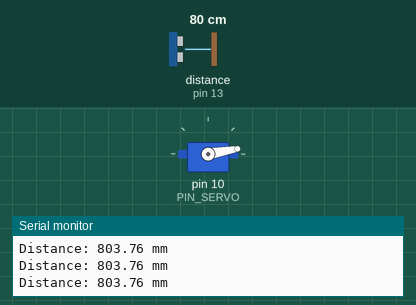
A sketch run on a simulated Arduino Uno, built with avr-gcc and run on an emulated ATmega328P. On the bench: servo, the last lines printed to the serial monitor. Wiring (inferred from the names in the program): ultrasonic range finder: trigger pin 12; echo pin 13. The test bench sets the inputs (shaded band); at power-on: distance to the obstacle (sensor on pin 13) 80 cm. The echo pulse lasts 58.3 µs per cm.

Above: at 1.2 s.
1.3 s: distance to the obstacle (sensor on pin 13) set to 23 cm
2.8 s: distance to the obstacle (sensor on pin 13) set to 18 cm
At 4.6 s:
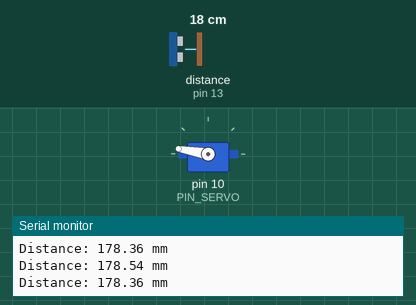
5.8 s: distance to the obstacle (sensor on pin 13) set to 24 cm
7.3 s: distance to the obstacle (sensor on pin 13) set to 28 cm
At 7.95 s:
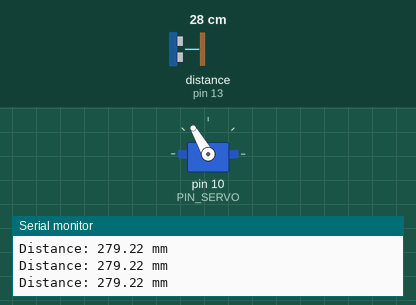
10.3 s: distance to the obstacle (sensor on pin 13) set to 2 cm
At 10.95 s:
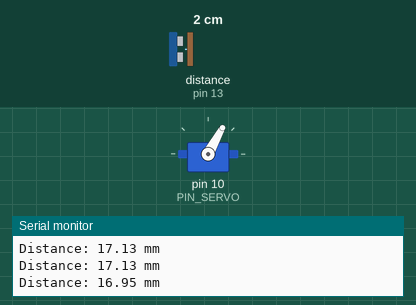
13.3 s: distance to the obstacle (sensor on pin 13) set to 35 cm
At 14.25 s:
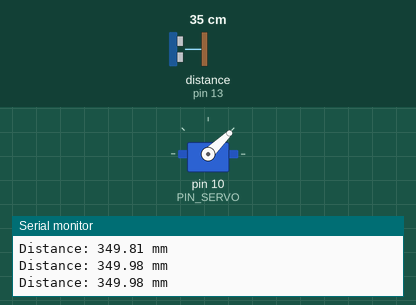
Timing chart, 0 to 16.3 s (numbered marks = the images above; inputs shaded):
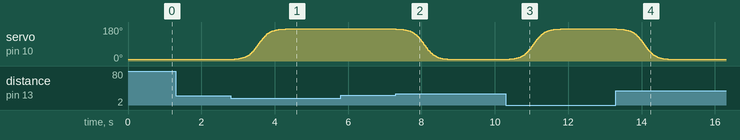

The sketch:

10_assignment.ino
```cpp
#include <Servo.h>
#include <math.h>

#define PIN_SERVO 10
#define PIN_TRIG  12
#define PIN_ECHO  13

Servo myServo;

unsigned long MOVING_TIME = 1500;
unsigned long moveStartTime = 0;
unsigned long lastCheckTime = 0;

int startAngle = 10;   // 현재 움직임의 시작 각도
int stopAngle  = 170;  // 현재 움직임의 목표 각도
int servoAngle = 10;

const int CLOSE_ANGLE = 10;
const int OPEN_ANGLE  = 170;

const float CAR_IN_DISTANCE  = 200.0; // 200mm 이내이면 차량 접근
const float CAR_OUT_DISTANCE = 260.0; // 260mm 이상이면 차량 통과

bool isMoving = false;
bool isOpened = false;
bool carDetected = false;

// 1: sigmoid 함수
// 2: cos 함수
#define MOVE_FUNCTION 1


// 초음파 센서로 거리 측정, 단위는 mm
float getDistance() {
  digitalWrite(PIN_TRIG, LOW);
  delayMicroseconds(2);

  digitalWrite(PIN_TRIG, HIGH);
  delayMicroseconds(10);
  digitalWrite(PIN_TRIG, LOW);

  unsigned long echoTime = pulseIn(PIN_ECHO, HIGH, 30000);

  if (echoTime == 0) {
    return 1000.0;
  }

  return echoTime * 0.173;
}


// sigmoid 함수를 0~1 범위로 보정
float sigmoid(float progress) {
  float strength = 10.0;

  float result =
    1.0 / (1.0 + exp(-strength * (progress - 0.5)));

  float first =
    1.0 / (1.0 + exp(strength * 0.5));

  float last =
    1.0 / (1.0 + exp(-strength * 0.5));

  return (result - first) / (last - first);
}


// 두 번째 부드러운 제어 함수
float cosineMoving(float progress) {
  return (1.0 - cos(PI * progress)) / 2.0;
}


// 새로운 각도로 이동 시작
void startMoving(int destination) {
  startAngle = servoAngle;
  stopAngle = destination;

  moveStartTime = millis();
  isMoving = true;
}


// 시간에 따라 서보 위치 변경
void moveServo() {
  if (!isMoving) {
    return;
  }

  unsigned long progressTime = millis() - moveStartTime;

  if (progressTime >= MOVING_TIME) {
    servoAngle = stopAngle;
    myServo.write(servoAngle);
    isMoving = false;

    isOpened = (stopAngle == OPEN_ANGLE);
    return;
  }

  float progress =
    (float)progressTime / (float)MOVING_TIME;

  float smoothProgress;

#if MOVE_FUNCTION == 1
  smoothProgress = sigmoid(progress);
#else
  smoothProgress = cosineMoving(progress);
#endif

  servoAngle =
    startAngle +
    (stopAngle - startAngle) * smoothProgress;

  myServo.write(servoAngle);
}


void setup() {
  Serial.begin(9600);

  pinMode(PIN_TRIG, OUTPUT);
  pinMode(PIN_ECHO, INPUT);

  digitalWrite(PIN_TRIG, LOW);

  myServo.attach(PIN_SERVO);
  myServo.write(CLOSE_ANGLE);

  servoAngle = CLOSE_ANGLE;
  startAngle = CLOSE_ANGLE;
  stopAngle = CLOSE_ANGLE;
}


void loop() {
  // 서보 이동은 loop가 반복될 때마다 갱신
  moveServo();

  // 초음파 센서는 100ms마다 측정
  if (millis() - lastCheckTime < 100) {
    return;
  }

  lastCheckTime = millis();

  float distance = getDistance();

  Serial.print("Distance: ");
  Serial.print(distance);
  Serial.println(" mm");

  // 가까운 곳에서 차량이 감지됨
  if (!carDetected && distance <= CAR_IN_DISTANCE) {
    carDetected = true;

    Serial.println("Car detected - barrier opens");
    startMoving(OPEN_ANGLE);
  }

  // 차량이 센서에서 멀어지면 통과한 것으로 판단
  else if (carDetected &&
           distance >= CAR_OUT_DISTANCE &&
           isOpened &&
           !isMoving) {
    carDetected = false;

    Serial.println("Car passed - barrier closes");
    startMoving(CLOSE_ANGLE);
  }
}
```

Measured:
- the behaviour switches between 21 and 20 cm on distance to the obstacle (sensor on pin 13) (found by bisection; images 0 and 1)
- the behaviour switches between 26 and 27 cm on distance to the obstacle (sensor on pin 13) (found by bisection; images 1 and 2)
- after the input at 2.8 s, servo on pin 10 (PIN_SERVO): moves from 10° to 170° over 1.4 s, starting after 0.10 s
- after the input at 7.3 s, servo on pin 10 (PIN_SERVO): moves from 170° to 10° over 1.4 s, starting at once
- after the input at 10.3 s, servo on pin 10 (PIN_SERVO): moves from 10° to 170° over 1.4 s, starting after 0.10 s
- after the input at 13.3 s, servo on pin 10 (PIN_SERVO): moves from 170° to 10° over 1.4 s, starting at once
